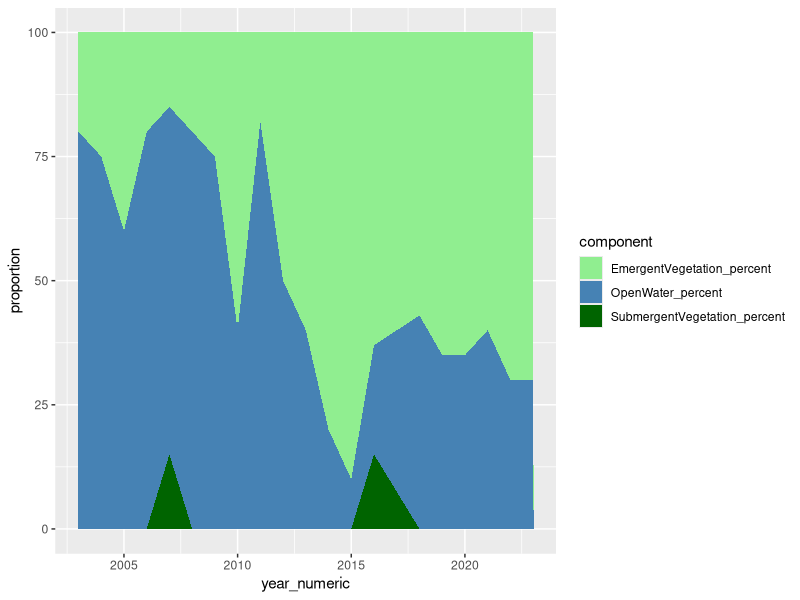
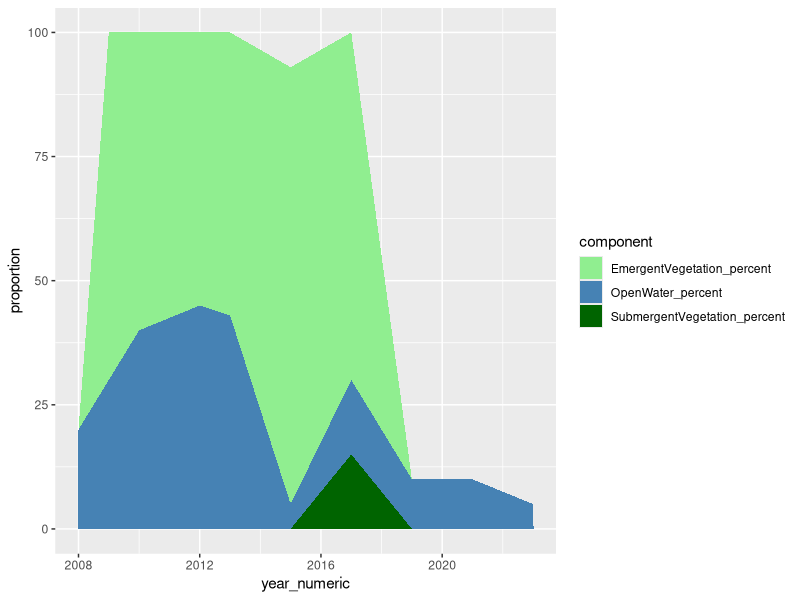

These charts were generated, in order, by the following R code:
library(tidyverse)
library(dplyr)
library(here)
library(lubridate)
library(readxl)
library(here)

setwd(here::here("code"))

# read in cover data file, data filtering (not done yet, need to set data types)
cover_data <- read_xlsx(here::here("data", "canopy_cover.xlsx"), sheet = "Data") %>% 
  mutate(GoogleEarthPhotoDate = as.Date(GoogleEarthPhotoDate))

# making columns for whether it's the first or last date (for later filtering)
cover_data <- cover_data %>%
  group_by(LocationID) %>% 
  mutate(first_date = if_else(GoogleEarthPhotoDate == min(GoogleEarthPhotoDate), TRUE, FALSE),
         last_date = if_else(GoogleEarthPhotoDate == max(GoogleEarthPhotoDate), TRUE, FALSE)) %>% 
  ungroup()

# create a filtered cover data table with only first and last dates (to try to see a linear model for all sites)
cover_data_first_and_last <- cover_data %>% 
  filter(first_date | last_date)

# visualization purpose: open water and veg. proportion of site LS01 over time.
cover_data_LS01 <- cover_data |>
  filter(LocationID == "LS01")
cover_data_LS01$GoogleEarthPhotoDate <- as.Date(cover_data_LS01$GoogleEarthPhotoDate)
cover_data_LS01$year_numeric <- as.numeric(format(cover_data_LS01$GoogleEarthPhotoDate, "%Y"))
cover_data_LS01 <- cover_data_LS01 |>
  select(year_numeric,OpenWater_percent,SubmergentVegetation_percent,EmergentVegetation_percent)
cover_data_LS01_long <- gather(cover_data_LS01, key = "component", value = "proportion", -year_numeric)
cover_data_LS01_long
ggplot(cover_data_LS01_long,aes(x=year_numeric,y=proportion,fill=component)) + geom_area() + 
  scale_fill_manual(values = c("lightgreen", "steelblue", "darkgreen"))

# visualization purpose: open water and veg. proportion of site RS07 over time.
cover_data_RC07 <- cover_data |>
  filter(LocationID == "RC07")
cover_data_RC07$GoogleEarthPhotoDate <- as.Date(cover_data_RC07$GoogleEarthPhotoDate)
cover_data_RC07$year_numeric <- as.numeric(format(cover_data_RC07$GoogleEarthPhotoDate, "%Y"))
cover_data_RC07 <- cover_data_RC07 |>
  select(year_numeric,OpenWater_percent,SubmergentVegetation_percent,EmergentVegetation_percent)
cover_data_RC07_long <- gather(cover_data_RC07, key = "component", value = "proportion", -year_numeric)
cover_data_RC07_long
ggplot(cover_data_RC07_long,aes(x=year_numeric,y=proportion,fill=component)) + geom_area() + 
  scale_fill_manual(values = c("lightgreen", "steelblue", "darkgreen"))



# TODO: create a filtered cover data table with intermediates for only the sites that Ruby did for every year
# to see if it's actually a linear relationship
# sites are LS01, RC07, RC10, RL02, TV02
